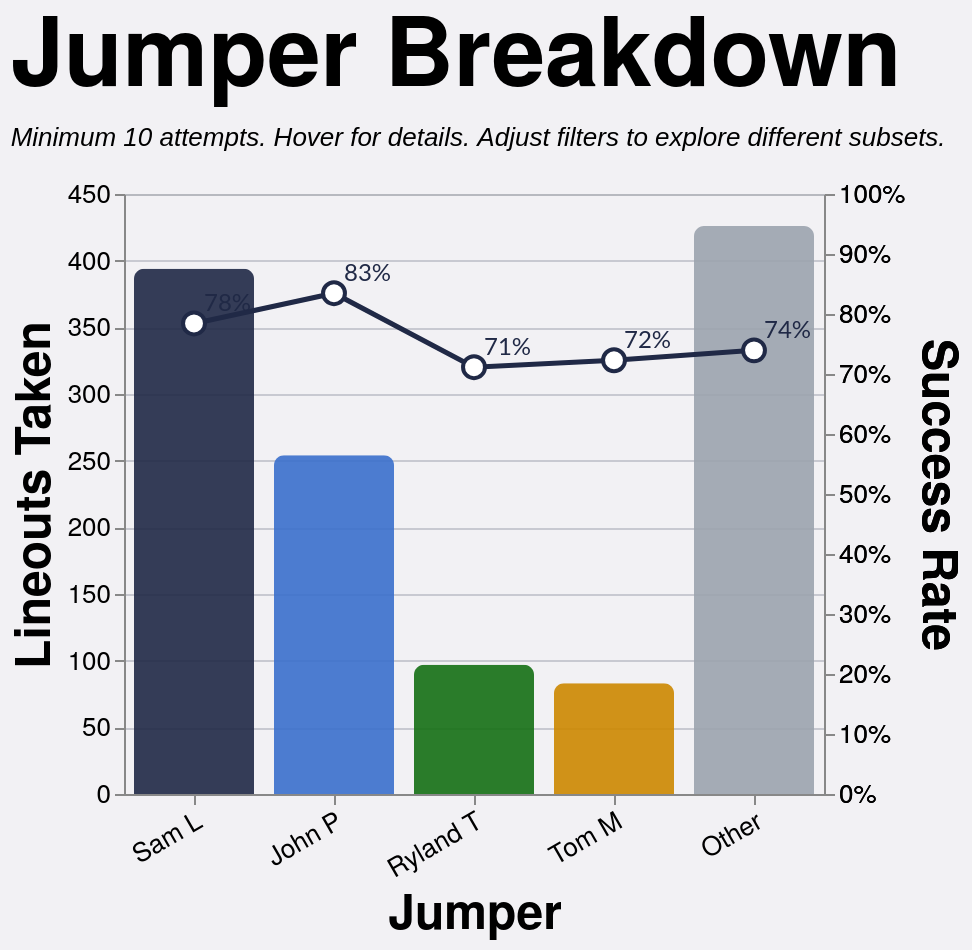

This figure's Vega-Lite source:
### Vega-Lite specification from a JSON file in a GitHub repository (floating-point values rounded to 4 significant figures; data arrays with more than 128 entries replaced by an {"elided": "..."} marker saying what was removed)
{"config": {"axis": {"labelFont": "PT Sans Narrow, Helvetica Neue, Helvetica, Arial, sans-serif", "titleFont": "PT Sans Narrow, Helvetica Neue, Helvetica, Arial, sans-serif", "labelFontSize": 13, "titleFontSize": 24, "gridColor": "#202947", "gridOpacity": 0.2}, "text": {"font": "Lato, sans-serif"}, "bar": {"cornerRadiusEnd": 5}, "header": {"labelFont": "PT Sans Narrow, Helvetica Neue, Helvetica, Arial, sans-serif", "titleFont": "PT Sans Narrow, Helvetica Neue, Helvetica, Arial, sans-serif", "labelFontSize": 24, "titleFontSize": 28, "labelFontWeight": "bold", "orient": "left"}, "legend": {"labelFont": "PT Sans Narrow, Helvetica Neue, Helvetica, Arial, sans-serif", "titleFont": "PT Sans Narrow, Helvetica Neue, Helvetica, Arial, sans-serif", "labelFontSize": 14, "titleFontSize": 16, "titlePadding": 5, "fillColor": "white", "strokeColor": "black", "padding": 10, "titleFontWeight": "lighter", "titleFontStyle": "italic", "titleColor": "gray", "offset": 10}, "title": {"font": "PT Sans Narrow, Helvetica Neue, Helvetica, Arial, sans-serif", "fontSize": 48, "fontWeight": "bold", "anchor": "start", "align": "center", "titlePadding": 20, "subtitlePadding": 10, "subtitleFontSize": 13, "subtitleColor": "", "subtitleFontStyle": "italic", "offset": 15, "color": "black"}, "axisX": {"labelAngle": 0}, "facet": {"title": null, "header": null, "align": {"row": "each", "column": "each"}}, "resolve": {"scale": {"y": "independent", "facet": "independent"}}, "background": "#f2f1f4", "scale": {"offsetBandPaddingOuter": 0.2, "offsetBandPaddingInner": 0.1}}, "layer": [{"mark": {"type": "bar", "opacity": 0.9, "size": 60}, "encoding": {"color": {"field": "jumper_tier", "legend": null, "scale": {"domain": ["Sam L", "John P", "Ryland T", "Tom M", "Other"], "range": ["#202946", "#3a6fcc", "#146f14", "#cc8800", "#9ca3af"]}, "type": "nominal"}, "stroke": {"value": "transparent"}, "tooltip": [{"field": "jumper_tier_name", "title": "Jumper", "type": "nominal"}, {"field": "attempts", "format": ",.0f", "title": "Attempts", "type": "quantitative"}, {"field": "won", "format": ",.0f", "title": "Won", "type": "quantitative"}, {"field": "success_rate", "format": ".1%", "title": "Success Rate", "type": "quantitative"}], "x": {"axis": {"labelAngle": -30}, "field": "jumper_tier", "sort": ["Sam L", "John P", "Ryland T", "Tom M", "Other"], "title": "Jumper", "type": "nominal"}, "y": {"field": "attempts", "title": "Lineouts Taken", "type": "quantitative"}}, "transform": [{"filter": "(loSquad == 'All' || datum.squad == loSquad) && (loSeason == 'All' || datum.season == loSeason) && (loGameType == 'All' || (loGameType == 'League + Cup' && (datum.game_type == 'League' || datum.game_type == 'Cup')) || (loGameType == 'League only' && datum.game_type == 'League') || datum.game_type == loGameType) && (loThrower == 'All' || datum.thrower == loThrower) && (loJumper == 'All' || datum.jumper == loJumper) && (loArea == 'All' || datum.area == loArea) && (loNumbers == 'All' || datum.numbers == loNumbers)"}, {"aggregate": [{"op": "count", "as": "attempts"}, {"op": "sum", "field": "won", "as": "won"}], "groupby": ["jumper_tier", "jumper_tier_name"]}, {"calculate": "datum.won / datum.attempts", "as": "success_rate"}]}, {"mark": {"type": "line", "point": {"fill": "white", "filled": false, "size": 120, "stroke": "#202946"}, "stroke": "#202946", "strokeWidth": 2.5}, "encoding": {"tooltip": [{"field": "jumper_tier_name", "title": "Jumper", "type": "nominal"}, {"field": "attempts", "format": ",.0f", "title": "Attempts", "type": "quantitative"}, {"field": "won", "format": ",.0f", "title": "Won", "type": "quantitative"}, {"field": "success_rate", "format": ".1%", "title": "Success Rate", "type": "quantitative"}], "x": {"axis": {"labelAngle": -30}, "field": "jumper_tier", "sort": ["Sam L", "John P", "Ryland T", "Tom M", "Other"], "title": "Jumper", "type": "nominal"}, "y": {"axis": {"format": "%"}, "field": "success_rate", "scale": {"domain": [0, 1]}, "title": "Success Rate", "type": "quantitative"}}, "transform": [{"filter": "(loSquad == 'All' || datum.squad == loSquad) && (loSeason == 'All' || datum.season == loSeason) && (loGameType == 'All' || (loGameType == 'League + Cup' && (datum.game_type == 'League' || datum.game_type == 'Cup')) || (loGameType == 'League only' && datum.game_type == 'League') || datum.game_type == loGameType) && (loThrower == 'All' || datum.thrower == loThrower) && (loJumper == 'All' || datum.jumper == loJumper) && (loArea == 'All' || datum.area == loArea) && (loNumbers == 'All' || datum.numbers == loNumbers)"}, {"aggregate": [{"op": "count", "as": "attempts"}, {"op": "sum", "field": "won", "as": "won"}], "groupby": ["jumper_tier", "jumper_tier_name"]}, {"calculate": "datum.won / datum.attempts", "as": "success_rate"}]}, {"mark": {"type": "text", "align": "left", "baseline": "middle", "color": "#202946", "dx": 5, "dy": -10, "fontSize": 12}, "encoding": {"text": {"field": "success_rate", "format": ".0%", "type": "quantitative"}, "x": {"axis": {"labelAngle": -30}, "field": "jumper_tier", "sort": ["Sam L", "John P", "Ryland T", "Tom M", "Other"], "title": "Jumper", "type": "nominal"}, "y": {"axis": {"format": "%"}, "field": "success_rate", "scale": {"domain": [0, 1]}, "title": "Success Rate", "type": "quantitative"}}, "transform": [{"filter": "(loSquad == 'All' || datum.squad == loSquad) && (loSeason == 'All' || datum.season == loSeason) && (loGameType == 'All' || (loGameType == 'League + Cup' && (datum.game_type == 'League' || datum.game_type == 'Cup')) || (loGameType == 'League only' && datum.game_type == 'League') || datum.game_type == loGameType) && (loThrower == 'All' || datum.thrower == loThrower) && (loJumper == 'All' || datum.jumper == loJumper) && (loArea == 'All' || datum.area == loArea) && (loNumbers == 'All' || datum.numbers == loNumbers)"}, {"aggregate": [{"op": "count", "as": "attempts"}, {"op": "sum", "field": "won", "as": "won"}], "groupby": ["jumper_tier", "jumper_tier_name"]}, {"calculate": "datum.won / datum.attempts", "as": "success_rate"}]}], "data": {"name": "data-e1b2c1af6708121bf6ab22eaee4d4a15"}, "height": 300, "params": [{"name": "loSquad", "value": "All"}, {"name": "loSeason", "value": "All"}, {"name": "loGameType", "value": "All"}, {"name": "loThrower", "value": "All"}, {"name": "loJumper", "value": "All"}, {"name": "loArea", "value": "All"}, {"name": "loNumbers", "value": "All"}], "resolve": {"scale": {"y": "independent"}}, "title": {"text": "Jumper Breakdown", "subtitle": "Minimum 10 attempts. Hover for details. Adjust filters to explore different subsets."}, "width": {"step": 70}, "$schema": "https://vega.github.io/schema/vega-lite/v5.20.1.json", "datasets": {"data-e1b2c1af6708121bf6ab22eaee4d4a15": {"elided": "1254 records"}}}
